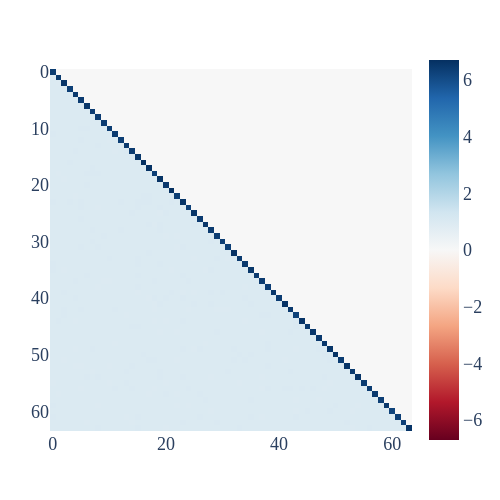
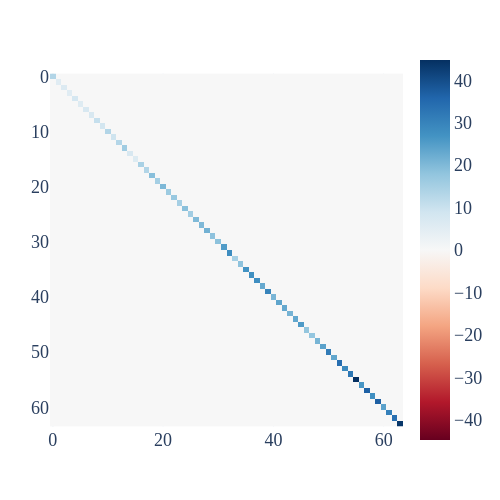
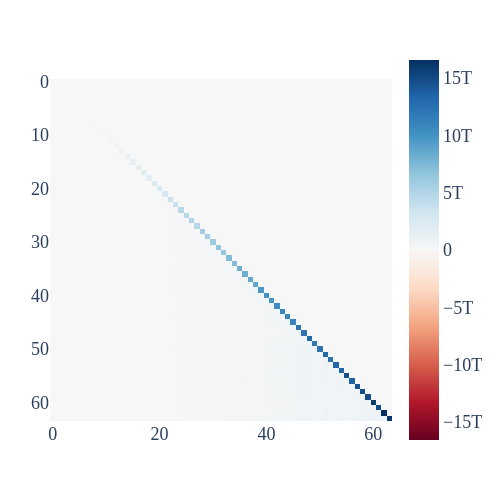
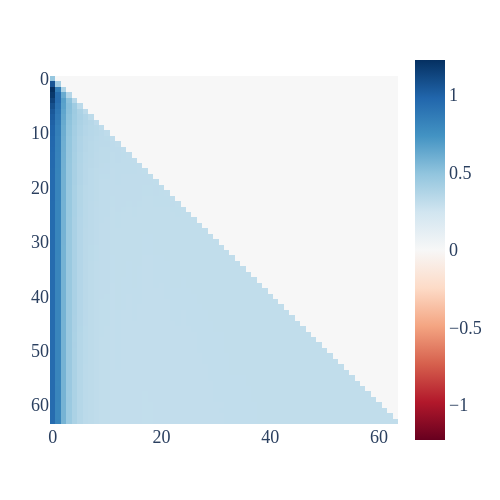

Notebook source saved alongside these figures, in order:
### Code cell
# L0-5
n_layers = 6
for layer_id in range(n_layers):
    # Heads
    for i in range(1):
        imshow(
            (np.exp(cache[f"blocks.{layer_id}.attn.hook_attn_scores"][:, i, :, :].mean([0]).cpu().numpy())),
            title=f"Layer {layer_id} Attention Pattern {i}",
            height=500,
            width=500,
        )

### Figure 1 — Plotly figure (JSON) as saved in the notebook; plotly's stock layout.template omitted (floating-point values rounded to 4 significant figures; data arrays with more than 128 entries replaced by an {"elided": "..."} marker saying what was removed)
{"data": [{"coloraxis": "coloraxis", "hovertemplate": "x: %{x}<br>y: %{y}<br>color: %{z}<extra></extra>", "name": "0", "type": "heatmap", "xaxis": "x", "yaxis": "y", "z": {"elided": "64x64 float values"}}], "layout": {"coloraxis": {"cmid": 0, "colorscale": [[0, "rgb(103,0,31)"], [0.1, "rgb(178,24,43)"], [0.2, "rgb(214,96,77)"], [0.3, "rgb(244,165,130)"], [0.4, "rgb(253,219,199)"], [0.5, "rgb(247,247,247)"], [0.6, "rgb(209,229,240)"], [0.7, "rgb(146,197,222)"], [0.8, "rgb(67,147,195)"], [0.9, "rgb(33,102,172)"], [1, "rgb(5,48,97)"]]}, "height": 500, "width": 500, "xaxis": {"anchor": "y", "constrain": "domain", "domain": [0, 1], "scaleanchor": "y"}, "yaxis": {"anchor": "x", "autorange": "reversed", "constrain": "domain", "domain": [0, 1]}}}

### Figure 2 — Plotly figure (JSON) as saved in the notebook; plotly's stock layout.template omitted (floating-point values rounded to 4 significant figures; data arrays with more than 128 entries replaced by an {"elided": "..."} marker saying what was removed)
{"data": [{"coloraxis": "coloraxis", "hovertemplate": "x: %{x}<br>y: %{y}<br>color: %{z}<extra></extra>", "name": "0", "type": "heatmap", "xaxis": "x", "yaxis": "y", "z": {"elided": "64x64 float values"}}], "layout": {"coloraxis": {"cmid": 0, "colorscale": [[0, "rgb(103,0,31)"], [0.1, "rgb(178,24,43)"], [0.2, "rgb(214,96,77)"], [0.3, "rgb(244,165,130)"], [0.4, "rgb(253,219,199)"], [0.5, "rgb(247,247,247)"], [0.6, "rgb(209,229,240)"], [0.7, "rgb(146,197,222)"], [0.8, "rgb(67,147,195)"], [0.9, "rgb(33,102,172)"], [1, "rgb(5,48,97)"]]}, "height": 500, "width": 500, "xaxis": {"anchor": "y", "constrain": "domain", "domain": [0, 1], "scaleanchor": "y"}, "yaxis": {"anchor": "x", "autorange": "reversed", "constrain": "domain", "domain": [0, 1]}}}

### Figure 3 — Plotly figure (JSON) as saved in the notebook; plotly's stock layout.template omitted (floating-point values rounded to 4 significant figures; data arrays with more than 128 entries replaced by an {"elided": "..."} marker saying what was removed)
{"data": [{"coloraxis": "coloraxis", "hovertemplate": "x: %{x}<br>y: %{y}<br>color: %{z}<extra></extra>", "name": "0", "type": "heatmap", "xaxis": "x", "yaxis": "y", "z": {"elided": "64x64 float values"}}], "layout": {"coloraxis": {"cmid": 0, "colorscale": [[0, "rgb(103,0,31)"], [0.1, "rgb(178,24,43)"], [0.2, "rgb(214,96,77)"], [0.3, "rgb(244,165,130)"], [0.4, "rgb(253,219,199)"], [0.5, "rgb(247,247,247)"], [0.6, "rgb(209,229,240)"], [0.7, "rgb(146,197,222)"], [0.8, "rgb(67,147,195)"], [0.9, "rgb(33,102,172)"], [1, "rgb(5,48,97)"]]}, "height": 500, "width": 500, "xaxis": {"anchor": "y", "constrain": "domain", "domain": [0, 1], "scaleanchor": "y"}, "yaxis": {"anchor": "x", "autorange": "reversed", "constrain": "domain", "domain": [0, 1]}}}

### Figure 4 — Plotly figure (JSON) as saved in the notebook; plotly's stock layout.template omitted (floating-point values rounded to 4 significant figures; data arrays with more than 128 entries replaced by an {"elided": "..."} marker saying what was removed)
{"data": [{"coloraxis": "coloraxis", "hovertemplate": "x: %{x}<br>y: %{y}<br>color: %{z}<extra></extra>", "name": "0", "type": "heatmap", "xaxis": "x", "yaxis": "y", "z": {"elided": "64x64 float values"}}], "layout": {"coloraxis": {"cmid": 0, "colorscale": [[0, "rgb(103,0,31)"], [0.1, "rgb(178,24,43)"], [0.2, "rgb(214,96,77)"], [0.3, "rgb(244,165,130)"], [0.4, "rgb(253,219,199)"], [0.5, "rgb(247,247,247)"], [0.6, "rgb(209,229,240)"], [0.7, "rgb(146,197,222)"], [0.8, "rgb(67,147,195)"], [0.9, "rgb(33,102,172)"], [1, "rgb(5,48,97)"]]}, "height": 500, "width": 500, "xaxis": {"anchor": "y", "constrain": "domain", "domain": [0, 1], "scaleanchor": "y"}, "yaxis": {"anchor": "x", "autorange": "reversed", "constrain": "domain", "domain": [0, 1]}}}
